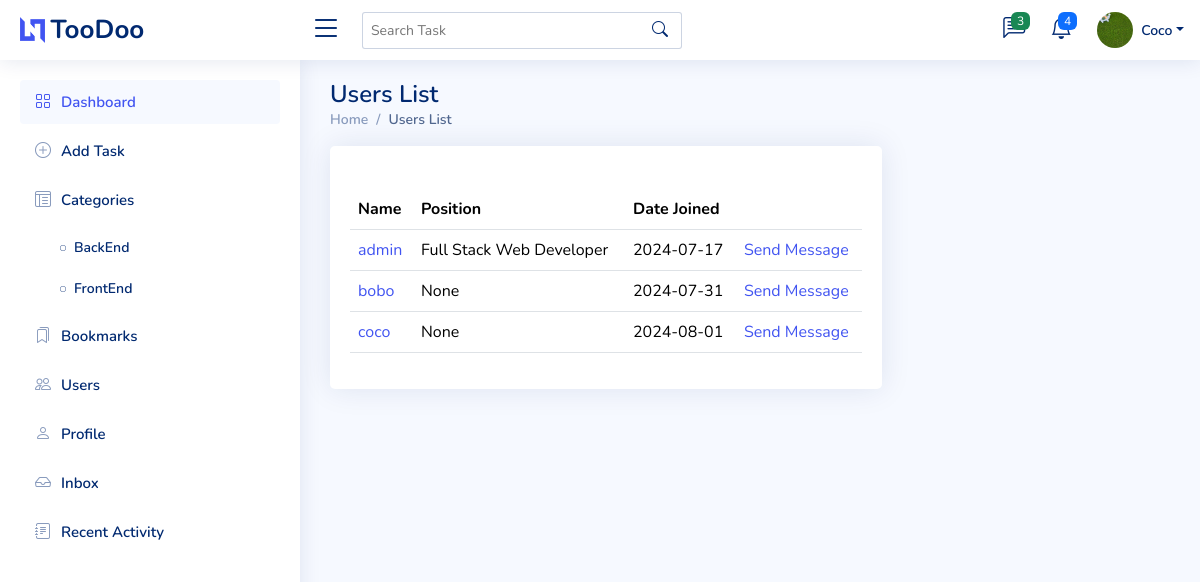
The app's page /members/users/ (signed in) with its own data.
### todo_project/models.py (models this page shows, shortened)
class Profile(models.Model):
    user = models.OneToOneField(User,null=True, on_delete=models.CASCADE)
    username = models.CharField(max_length=100, blank=True)
    email = models.CharField(max_length=100, blank=True)
    bio = models.TextField(blank=True)
    profile_pic = models.ImageField(null=True, blank=True, upload_to='profile_images/', default='profile_images/default-profile-pic.png')
    job_title = models.CharField(max_length=100, blank=True, null=True)
    phone = models.CharField(max_length=100, blank=True, null=True)
    company = models.CharField(max_length=100, blank=True, null=True)
    address = models.CharField(max_length=100, blank=True, null=True)
    x_profile = models.CharField(max_length=100, blank=True, null=True)
    instagram_profile = models.CharField(max_length=100, blank=True, null=True)
    linkedin_profile = models.CharField(max_length=100, blank=True, null=True)
    facebook_profile = models.CharField(max_length=100, blank=True, null=True)

class Category(models.Model):
    name = models.CharField(max_length=50)
    user = models.ForeignKey(User, on_delete=models.CASCADE)
    color = models.CharField(max_length=7, blank=True, default='#FFFFFF')

### members/views.py (the view)
# urls.py: path('users/', UserList.as_view(), name='user_list'),
class UserList(ListView):
    model = User
    context_object_name = 'users'  # Context variable name to use in the template
    template_name = 'registration/user_list.html'
    def get_queryset(self):
        return User.objects.select_related('profile').all()

### todo_project/context_processors.py (called while the page is built)
def profile_context(request):              # this pulls the template globally. Context processors are good to be used when you want to pull info to all templates. :d
    if request.user.is_authenticated:
        profile, created = Profile.objects.get_or_create(user=request.user)
        return {'profile': profile}
    return {}

def category_list(request):
    if request.user.is_authenticated:
        categories = Category.objects.all()
    else:
        categories = Category.objects.none()  # No categories for unauthenticated users
    return {'categories': categories}

def latest_conversations(request):
    if request.user.is_authenticated:
        conversations = Conversation.objects.filter(participants=request.user)
        return {
            'latest_conversations': conversations
        }
    return {}

### members/templates/registration/user_list.html (shortened to what this page needs)
{% extends 'base.html' %}
{% block content %}
<main id="main" class="main">
  <div class="pagetitle">
    <h1>Users List</h1>
    <nav>
      <ol class="breadcrumb">
        <li class="breadcrumb-item"><a href="{% url 'task_list' %}">Home</a></li>
        <li class="breadcrumb-item active">Users List</li>
      </ol>
    </nav>
  </div>
  <section class="section">
    <div class="row">
      <div class="col-lg-8">
        <div class="card">
          <div class="card-body" >
            <h5 class="card-title"> </h5>
            <table class="table">
              <thead>
                <tr>
                  <th scope="col">Name</th>
                  <th scope="col">Position</th>
                  <th scope="col">Date Joined</th>
                  <th scope="col"></th>
                </tr>
              </thead>
              <tbody>
                  {% for user in users %}
                <tr>
                  <td><a href="{% url 'user_profile' user.username %}">{{ user.username }}</a></td>
                  <td>{{ user.profile.job_title }}</td>
                  <td>{{ user.date_joined|date:"Y-m-d" }}</td>
                  <td>
                    <a href="{% url 'send_message' user.username %}">Send Message</a>
                </td>
                </tr>
                {% endfor %}
              </tbody>
          </table>
          </div>
        </div>
      </div>
    </div>
  </section>
</main>
{% endblock %}

### todo_project/templates/base.html (shortened to what this page needs)
{% load static %}
<!DOCTYPE html>
<html lang="en">
<head>
  <link href="{% static 'vendor/bootstrap/css/bootstrap.min.css' %}" rel="stylesheet">
  <link href="{% static 'vendor/bootstrap-icons/bootstrap-icons.css' %}" rel="stylesheet">
  <link href="{% static 'vendor/boxicons/css/boxicons.min.css' %}" rel="stylesheet">
  <link href="{% static 'vendor/remixicon/remixicon.css' %}" rel="stylesheet">
  <link href="{% static 'vendor/simple-datatables/style.css' %}" rel="stylesheet">
  <link href="https://cdnjs.cloudflare.com/ajax/libs/font-awesome/6.4.0/css/all.min.css" rel="stylesheet">
  <link href="{% static 'vendor/tinymce/tinymce.min.js' %}" rel="stylesheet">
  <link href="{% static 'css/style.css' %}" rel="stylesheet">
</head>
<body>
  <header id="header" class="header fixed-top d-flex align-items-center">
    <div class="d-flex align-items-center justify-content-between">
      <a href="{% url 'task_list' %}" class="logo d-flex align-items-center">
        <img src="assets/img/logo.png" alt="">
        <span class="d-none d-lg-block">TooDoo</span>
      </a>
      <i class="bi bi-list toggle-sidebar-btn"></i>
    </div>
    <div class="search-bar">
      <form class="search-form d-flex align-items-center" role="search" method="get" action="{% url 'search_task' %}">
        <input type="text" placeholder="Search Task" aria-label="Search" name="q" value="{{ request.GET.q }}">
        <button type="submit" title="Search"><i class="bi bi-search"></i></button>
      </form>
    </div>
    <nav class="header-nav ms-auto">
      <ul class="d-flex align-items-center">
        <li class="nav-item dropdown">
          <a class="nav-link nav-icon" href="#" data-bs-toggle="dropdown">
            <i class="bi bi-chat-left-text"></i>
            <span class="badge bg-success badge-number">{{ latest_conversations|length }}</span>
          </a>
        </li>
        <li class="nav-item dropdown">
          <a class="nav-link nav-icon" href="#" data-bs-toggle="dropdown">
            <i class="bi bi-bell"></i>
            <span class="badge bg-primary badge-number">4</span>
          </a>
        </li>
        <li class="nav-item dropdown pe-3">
          <a class="nav-link nav-profile d-flex align-items-center pe-0" href="#" data-bs-toggle="dropdown">
            <img src="{{ profile.profile_pic.url }}" alt="Profile" class="rounded-circle">
            <span class="d-none d-md-block dropdown-toggle ps-2">{{ profile.username }}</span>
          </a>
        </li>
      </ul>
    </nav>
  </header>
  <aside id="sidebar" class="sidebar">
    <ul class="sidebar-nav" id="sidebar-nav">
      <li class="nav-item">
        <a class="nav-link" href="{% url 'task_list' %}">
          <i class="bi bi-grid"></i>
          <span>Dashboard</span>
        </a>
      </li>
      <li class="nav-item">
        <a class="nav-link collapsed" href="{% url 'create_task' %}">
          <i class="bi bi-plus-circle"></i>
          <span>Add Task</span>
        </a>
      </li>
      <li class="nav">
        <li class="nav-item">
          <a class="nav-link collapsed" href="{% url 'category_list' %}">
            <i class="bi bi-layout-text-window-reverse"></i><span>Categories</span>
          </a>
          <ul class="nav-content">
            {% for category in categories %}
              <li>
                <a href="{% url 'tasks_by_category' category.id %}">
                  <i class="bi bi-circle"></i><span>{{ category.name }}</span>
                </a>
              </li>
            {% endfor %}
          </ul>
        </li>
      </li>
      <li class="nav-item">
        <a class="nav-link collapsed" href="{% url 'bookmark_list' %}">
          <i class="bi bi-bookmarks"></i>
          <span>Bookmarks</span>
        </a>
      </li>
      <li class="nav-item">
        <a class="nav-link collapsed" href="{% url 'user_list' %}">
          <i class="bi bi-people"></i>
          <span>Users</span>
        </a>
      </li>
      <li class="nav-item">
        <a class="nav-link collapsed" href="{% url 'edit_profile' %}">
          <i class="bi bi-person"></i>
          <span>Profile</span>
        </a>
      </li>
      <li class="nav-item">
        <a class="nav-link collapsed" href="{% url 'inbox' %}">
          <i class="bi bi-inbox"></i>
          <span>Inbox</span>
        </a>
      </li>
      <li class="nav-item">
        <a class="nav-link collapsed" href="{% url 'recent_activity' %}">
          <i class="bi bi-journal-text"></i>
          <span>Recent Activity</span>
        </a>
      </li>
    </ul>
  </aside>
  {% block content %}
  {% endblock %}
</body>
</html>

### static/css/style.css (style rules this page uses)
:root { scroll-behavior: smooth; }
body { font-family: "Nunito", sans-serif; background: #f6f9ff; color: #444444; }
a { color: #4154f1; text-decoration: none; }
h1, h2, h3, h4, h5, h6 { font-family: "Nunito", sans-serif; }
#main { margin-top: 60px; padding: 20px 30px; transition: all 0.3s; }
.pagetitle { margin-bottom: 10px; }
.pagetitle h1 { font-size: 24px; margin-bottom: 0; font-weight: 600; color: #012970; }
.card { margin-bottom: 30px; border: none; border-radius: 5px; box-shadow: 0px 0 30px rgba(1, 41, 112, 0.1); }
.card-title { padding: 20px 0 15px 0; font-size: 18px; font-weight: 500; color: #012970; font-family: "Poppins", sans-serif; }
.card-body { padding: 0 20px 20px 20px; }
.breadcrumb { font-size: 14px; font-family: "Nunito", sans-serif; color: #899bbd; font-weight: 600; }
.breadcrumb a { color: #899bbd; transition: 0.3s; }
.breadcrumb .breadcrumb-item::before { color: #899bbd; }
.breadcrumb .active { color: #51678f; font-weight: 600; }
.logo { line-height: 1; }
@media (min-width: 1200px) { .logo { width: 280px; } }
.logo img { max-height: 26px; margin-right: 6px; }
.logo span { font-size: 26px; font-weight: 700; color: #012970; font-family: "Nunito", sans-serif; }
.header { transition: all 0.5s; z-index: 997; height: 60px; box-shadow: 0px 2px 20px rgba(1, 41, 112, 0.1); background-color: #fff; padding-left: 20px; }
.header .toggle-sidebar-btn { font-size: 32px; padding-left: 10px; cursor: pointer; color: #012970; }
.header .search-bar { min-width: 360px; padding: 0 20px; }
.header .search-form { width: 100%; }
.header .search-form input { border: 0; font-size: 14px; color: #012970; border: 1px solid rgba(1, 41, 112, 0.2); padding: 7px 38px 7px 8px; border-radius: 3px; transition: 0.3s; width: 100%; }
.header .search-form button { border: 0; padding: 0; margin-left: -30px; background: none; }
.header .search-form button i { color: #012970; }
.header-nav ul { list-style: none; }
.header-nav>ul { margin: 0; padding: 0; }
.header-nav .nav-icon { font-size: 22px; color: #012970; margin-right: 25px; position: relative; }
.header-nav .nav-profile { color: #012970; }
.header-nav .nav-profile img { max-height: 36px; }
.header-nav .nav-profile span { font-size: 14px; font-weight: 600; }
.header-nav .badge-number { position: absolute; inset: -2px -5px auto auto; font-weight: normal; font-size: 12px; padding: 3px 6px; }
.sidebar { position: fixed; top: 60px; left: 0; bottom: 0; width: 300px; z-index: 996; transition: all 0.3s; padding: 20px; overflow-y: auto; scrollbar-width: thin; scrollbar-color: #aab7cf transparent; box-shadow: 0px 0px 20px rgba(1, 41, 112, 0.1); background-color: #fff; }
@media (min-width: 1200px) { #main, #footer { margin-left: 300px; } }
.sidebar-nav { padding: 0; margin: 0; list-style: none; }
.sidebar-nav li { padding: 0; margin: 0; list-style: none; }
.sidebar-nav .nav-item { margin-bottom: 5px; }
.sidebar-nav .nav-link { display: flex; align-items: center; font-size: 15px; font-weight: 600; color: #4154f1; transition: 0.3; background: #f6f9ff; padding: 10px 15px; border-radius: 4px; }
.sidebar-nav .nav-link i { font-size: 16px; margin-right: 10px; color: #4154f1; }
.sidebar-nav .nav-link.collapsed { color: #012970; background: #fff; }
.sidebar-nav .nav-link.collapsed i { color: #899bbd; }
.sidebar-nav .nav-content { padding: 5px 0 0 0; margin: 0; list-style: none; }
.sidebar-nav .nav-content a { display: flex; align-items: center; font-size: 14px; font-weight: 600; color: #012970; transition: 0.3; padding: 10px 0 10px 40px; transition: 0.3s; }
.sidebar-nav .nav-content a i { font-size: 6px; margin-right: 8px; line-height: 0; border-radius: 50%; }

### records on screen
Profile: profile_pic (picture), username "Coco"
Category: name "BackEnd"
Category: name "FrontEnd"

### other values on screen
{{ latest_conversations|length }} "3"
{{ user.username }} "admin"
{{ user.profile.job_title }} "Full Stack Web Developer"
{{ user.date_joined|date:"Y-m-d" }} "2024-07-17"
{{ user.username }} "bobo"
{{ user.profile.job_title }} "None"
{{ user.date_joined|date:"Y-m-d" }} "2024-07-31"
{{ user.username }} "coco"
{{ user.date_joined|date:"Y-m-d" }} "2024-08-01"
